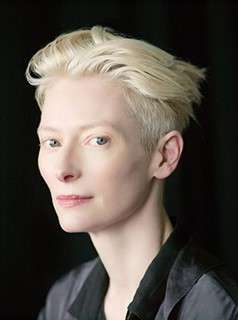
#> input picture Resources/tilda.png, 238 x 320 px, found by its file name
$ python faceDetection.py
#> lines starting #> are read from the running program, lines starting #| are printed output that depends on the picture; after the words box and inside, x2 and y2 are one past the last pixel; in counts of white or black regions, pixels touching at a corner belong together
import cv2

img = cv2.imread("Resources/tilda.png")
#> img is the input picture: shape (320, 238, 3); mean B, G, R 73.1, 80.4, 87.5

faceCascade= cv2.CascadeClassifier("Resources/haarcascade_frontalface_default.xml")
imgGray = cv2.cvtColor(img,cv2.COLOR_BGR2GRAY)
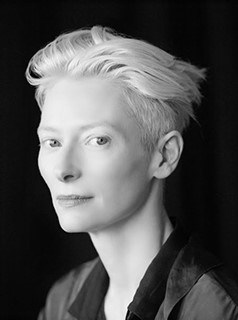
#> imgGray: shape (320, 238); min 0, max 254, mean 81.7

faces = faceCascade.detectMultiScale(imgGray,1.1,4)
#> faces = [[18, 101, 110, 110]]

for (x,y,w,h) in faces:
    cv2.rectangle(img,(x,y),(x+w,y+h),(255,0,0),2)
#> this loop made 1 pass
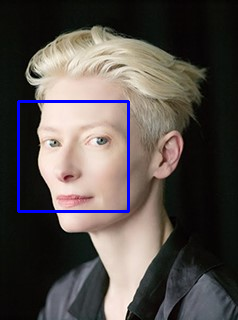
#> img: shape (320, 238, 3); 1.73% of pixels changed, all inside (x1, y1, x2, y2) = (17, 100, 130, 213)


cv2.imshow("Result", img)
cv2.waitKey(0)
